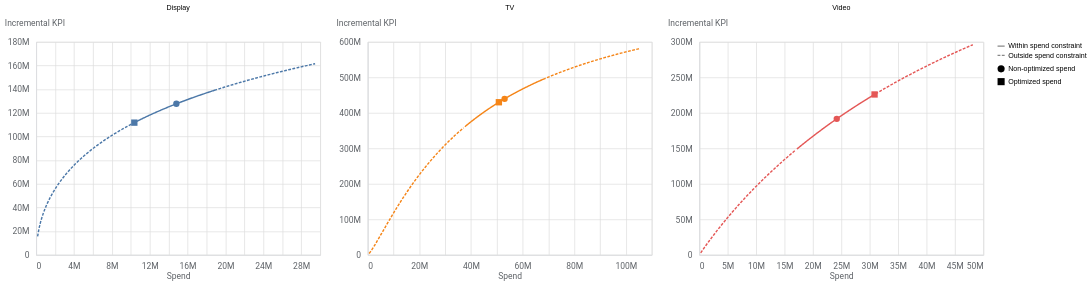

Here is the notebook cell this chart was saved with:
### Code cell
# response curves
opt_results.plot_response_curves()

### Figure 1 — Vega-Lite specification as saved in the notebook (floating-point values rounded to 4 significant figures; data arrays with more than 128 entries replaced by an {"elided": "..."} marker saying what was removed)
{"config": {"view": {"continuousWidth": 300, "continuousHeight": 300}, "axis": {"labelColor": "#5F6368", "labelFont": "Roboto", "labelFontSize": 12, "titleColor": "#5F6368", "titleFont": "Roboto", "titleFontSize": 12, "titleFontWeight": "normal"}}, "data": {"name": "data-4e5a83312b5dbeea523d3496d19d6340"}, "facet": {"field": "channel", "sort": null, "title": null, "type": "nominal"}, "spec": {"layer": [{"mark": {"type": "line", "strokeDash": [4, 2]}, "encoding": {"color": {"field": "channel", "legend": null, "type": "nominal"}, "x": {"axis": {"domainColor": "#DADCE0", "labelExpr": "replace(format(datum.value, '.3~s'), 'G', 'B')", "labelPadding": 10, "ticks": false}, "field": "spend", "title": "Spend", "type": "quantitative"}, "y": {"axis": {"domainColor": "#DADCE0", "labelExpr": "replace(format(datum.value, '.3~s'), 'G', 'B')", "labelPadding": 10, "ticks": false, "titleAlign": "left", "titleAngle": 0, "titleY": -20}, "field": "mean", "title": "Incremental KPI", "type": "quantitative"}}, "transform": [{"calculate": "datum.spend_multiplier >= datum.lower_bound && datum.spend_multiplier <= datum.upper_bound ? \"Within spend constraint\" : \"Outside spend constraint\"", "as": "spend_constraint"}, {"filter": "(datum.spend_multiplier && (datum.spend_multiplier <= datum.lower_bound))"}]}, {"mark": {"type": "line"}, "encoding": {"color": {"field": "channel", "legend": null, "type": "nominal"}, "strokeDash": {"field": "spend_constraint", "legend": {"title": null}, "sort": "descending", "type": "nominal"}, "x": {"axis": {"domainColor": "#DADCE0", "labelExpr": "replace(format(datum.value, '.3~s'), 'G', 'B')", "labelPadding": 10, "ticks": false}, "field": "spend", "title": "Spend", "type": "quantitative"}, "y": {"axis": {"domainColor": "#DADCE0", "labelExpr": "replace(format(datum.value, '.3~s'), 'G', 'B')", "labelPadding": 10, "ticks": false, "titleAlign": "left", "titleAngle": 0, "titleY": -20}, "field": "mean", "title": "Incremental KPI", "type": "quantitative"}}, "transform": [{"calculate": "datum.spend_multiplier >= datum.lower_bound && datum.spend_multiplier <= datum.upper_bound ? \"Within spend constraint\" : \"Outside spend constraint\"", "as": "spend_constraint"}, {"filter": "(datum.spend_multiplier && (datum.spend_multiplier >= datum.lower_bound))"}]}, {"mark": {"type": "point", "filled": true, "opacity": 1, "size": 80, "tooltip": true}, "encoding": {"color": {"field": "channel", "legend": null, "type": "nominal"}, "shape": {"field": "spend_level", "legend": {"title": null}, "type": "nominal"}, "x": {"axis": {"domainColor": "#DADCE0", "labelExpr": "replace(format(datum.value, '.3~s'), 'G', 'B')", "labelPadding": 10, "ticks": false}, "field": "spend", "title": "Spend", "type": "quantitative"}, "y": {"axis": {"domainColor": "#DADCE0", "labelExpr": "replace(format(datum.value, '.3~s'), 'G', 'B')", "labelPadding": 10, "ticks": false, "titleAlign": "left", "titleAngle": 0, "titleY": -20}, "field": "mean", "title": "Incremental KPI", "type": "quantitative"}}, "transform": [{"calculate": "datum.spend_multiplier >= datum.lower_bound && datum.spend_multiplier <= datum.upper_bound ? \"Within spend constraint\" : \"Outside spend constraint\"", "as": "spend_constraint"}, {"filter": "datum.spend_level"}]}], "width": 400}, "columns": 3, "resolve": {"scale": {"x": "independent", "y": "independent"}}, "$schema": "https://vega.github.io/schema/vega-lite/v5.20.1.json", "datasets": {"data-4e5a83312b5dbeea523d3496d19d6340": {"elided": "606 records"}}}
